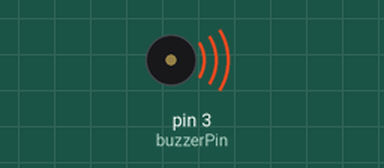
Simulated run of this sketch. Board: Arduino Uno, built with avr-gcc and run on an emulated ATmega328P. Parts: buzzer (waves = sounding, pin HIGH).

Above: at 0.2 s.
Timing chart, 0 to 3.0 s (numbered marks = the images above):
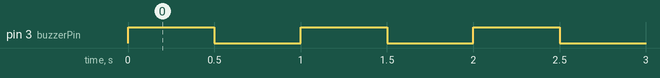

The sketch:

Lesson-6-ActiveBuzzer.ino
```cpp
int buzzerPin = 3;

void setup() {
  // put your setup code here, to run once:

  pinMode(buzzerPin, OUTPUT);
}

void loop() {
  // put your main code here, to run repeatedly:

  digitalWrite(buzzerPin, HIGH);

  delay(500);
  digitalWrite(buzzerPin, LOW);
  delay(500);

}
```

Measured:
- by itself, pin 3 (buzzerPin): alternates HIGH for 0.50 s and LOW for 0.50 s
